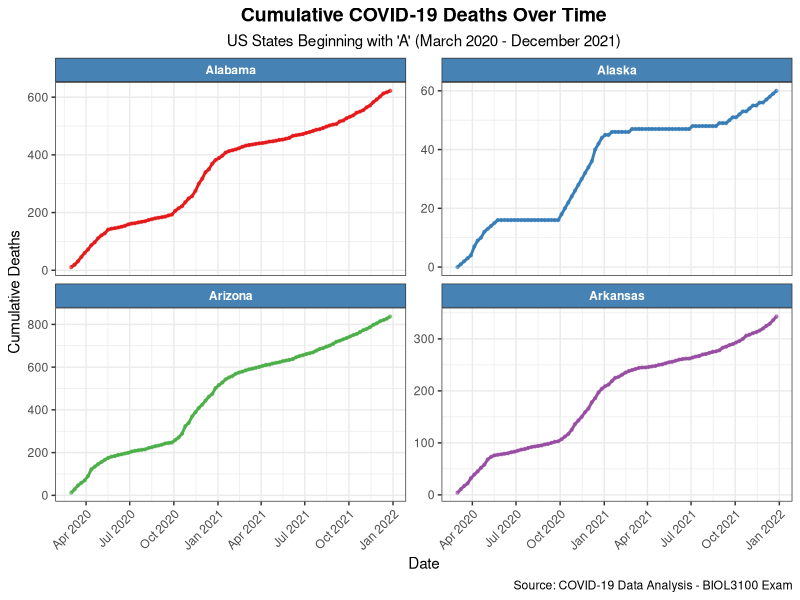
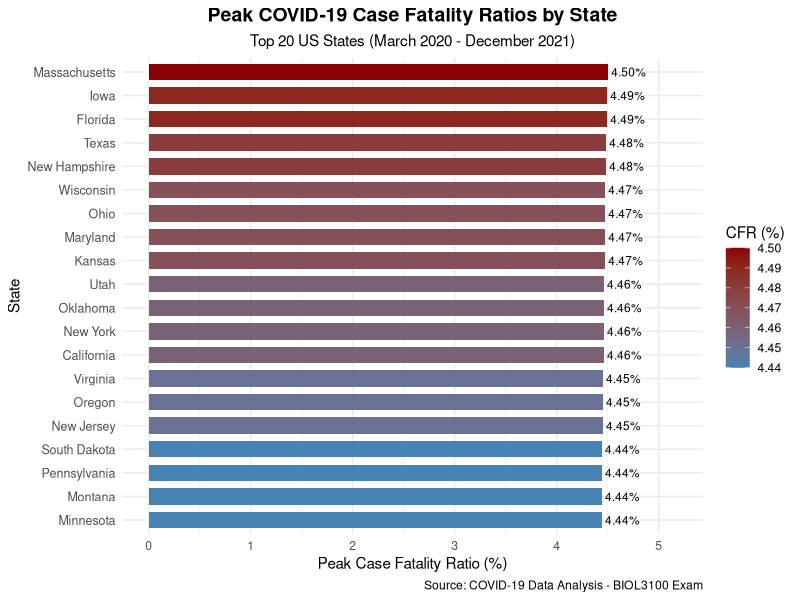
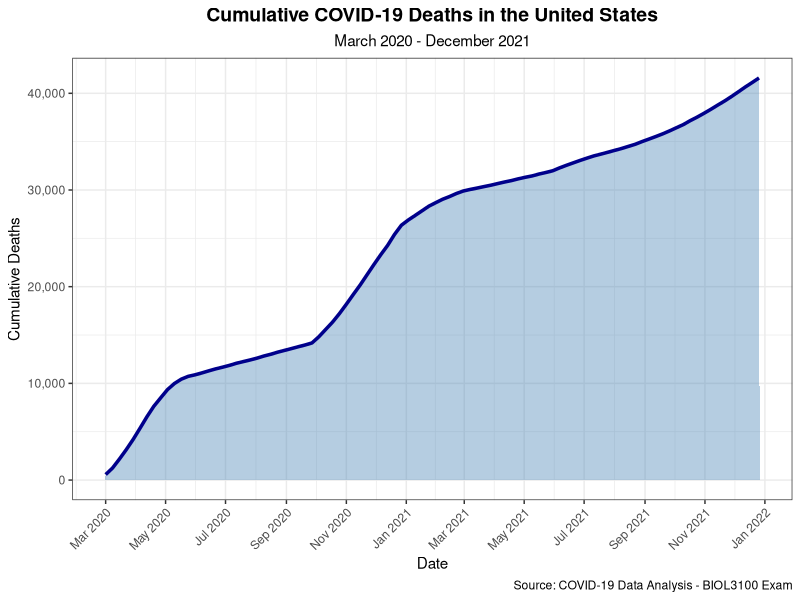
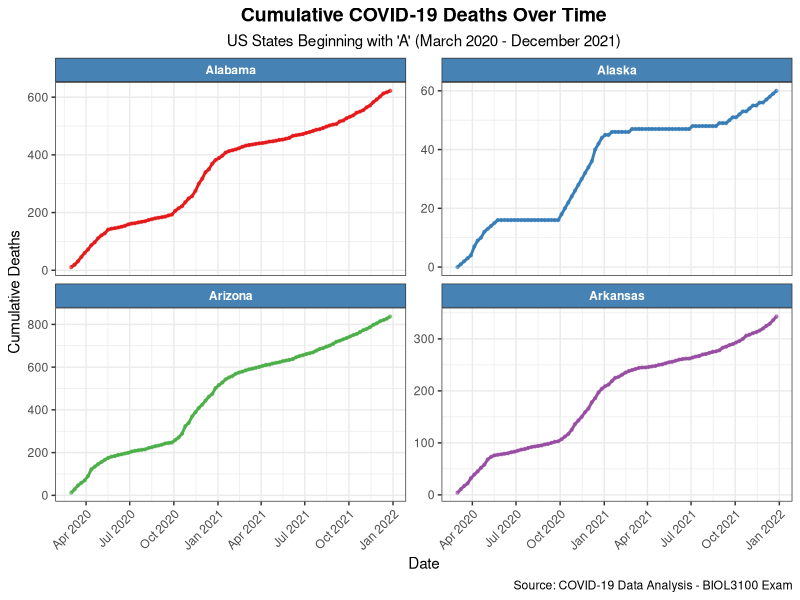
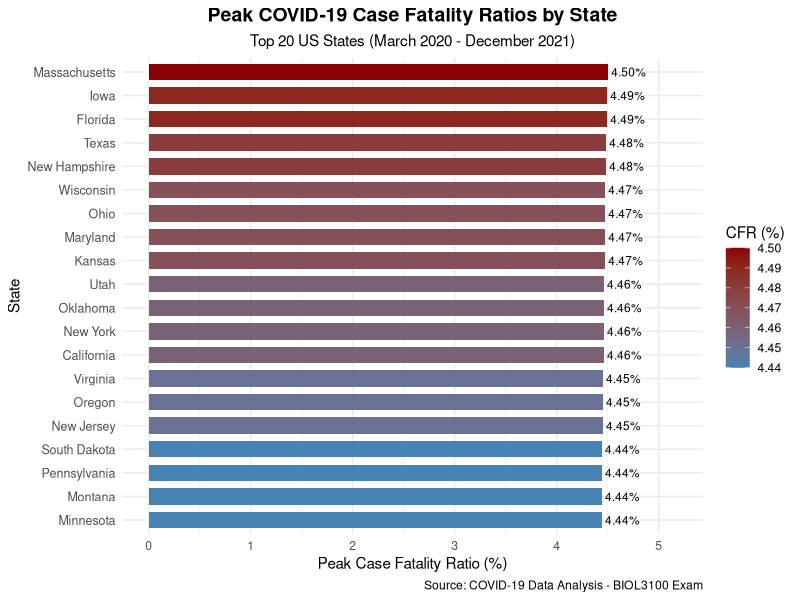
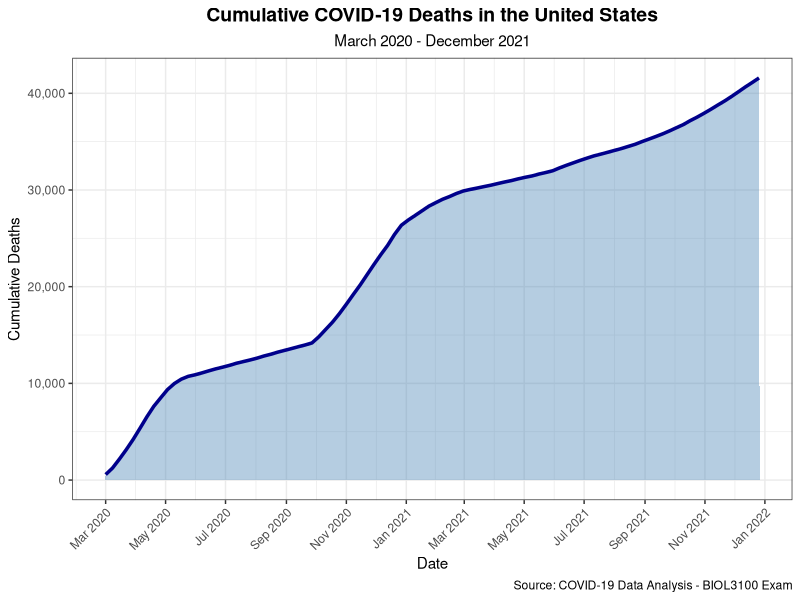

The R script that drew these images, in order:
# ============================================================================
# BIOL3100 Practice Exam 1 - Solution
# Student: JANKE
# Date: March 2026
# ============================================================================
# This script analyzes COVID-19 data for US states, focusing on states
# beginning with the letter "A" (Alabama, Alaska, Arizona, Arkansas).
# ============================================================================

# Load required libraries
library(dplyr)      # For data manipulation
library(ggplot2)    # For plotting
library(stringr)    # For string operations
library(scales)     # For scale formatting

# ============================================================================
# TASK I: Read the CSV file using relative paths (20 points)
# ============================================================================
# Read the cleaned COVID data from the CSV file
# Using relative path - the CSV file is in the same directory as this script

covid_data <- read.csv("cleaned_covid_data.csv")

# Verify the data was read correctly
cat("=== Task I: Data Import ===\n")
cat("Dimensions of data:", dim(covid_data)[1], "rows,", dim(covid_data)[2], "columns\n")
cat("Column names:", paste(names(covid_data), collapse = ", "), "\n")
cat("Number of unique states:", length(unique(covid_data$state)), "\n\n")

# Convert date column to Date type for proper plotting
covid_data$date <- as.Date(covid_data$date)

# Preview the data structure
str(covid_data)
head(covid_data)

# ============================================================================
# TASK II: Subset to states beginning with "A" (20 points)
# ============================================================================
# Create a subset containing only states that start with the letter "A"
# Expected states: Alabama, Alaska, Arizona, Arkansas

A_states <- covid_data %>%
  filter(str_starts(state, "A"))

# Alternatively, using base R:
# A_states <- covid_data[grepl("^A", covid_data$state), ]

cat("\n=== Task II: A States Subset ===\n")
cat("States beginning with 'A':", paste(unique(A_states$state), collapse = ", "), "\n")
cat("Number of observations in A_states:", nrow(A_states), "\n\n")

# ============================================================================
# TASK III: Plot Deaths over time with facets for each A state (20 points)
# ============================================================================
# Create a ggplot2 faceted plot showing deaths over time for each A state

cat("=== Task III: Creating Faceted Deaths Plot ===\n")

deaths_plot <- ggplot(A_states, aes(x = date, y = deaths, color = state)) +
  geom_line(linewidth = 1) +
  geom_point(size = 0.8, alpha = 0.6) +
  facet_wrap(~state, scales = "free_y", ncol = 2) +
  labs(
    title = "Cumulative COVID-19 Deaths Over Time",
    subtitle = "US States Beginning with 'A' (March 2020 - December 2021)",
    x = "Date",
    y = "Cumulative Deaths",
    caption = "Source: COVID-19 Data Analysis - BIOL3100 Exam"
  ) +
  theme_bw() +
  theme(
    plot.title = element_text(face = "bold", size = 14, hjust = 0.5),
    plot.subtitle = element_text(hjust = 0.5),
    axis.text.x = element_text(angle = 45, hjust = 1),
    legend.position = "none",  # Remove legend since we have facet labels
    strip.background = element_rect(fill = "steelblue"),
    strip.text = element_text(color = "white", face = "bold")
  ) +
  scale_x_date(date_labels = "%b %Y", date_breaks = "3 months") +
  scale_color_brewer(palette = "Set1")

# Save the plot
ggsave("A_states_deaths_over_time.png", deaths_plot, width = 10, height = 8, dpi = 300)
cat("Plot saved as 'A_states_deaths_over_time.png'\n\n")

# Display the plot
print(deaths_plot)

# ============================================================================
# TASK IV: Find peak Case_Fatality_Ratio for each state (20 points)
# ============================================================================
# Use dplyr to find the maximum Case_Fatality_Ratio for each state
# Save the result as state_max_fatality_rate

cat("=== Task IV: Peak Case Fatality Ratio by State ===\n")

state_max_fatality_rate <- covid_data %>%
  group_by(state) %>%
  summarize(
    max_fatality_rate = max(Case_Fatality_Ratio, na.rm = TRUE),
    date_of_max = date[which.max(Case_Fatality_Ratio)],
    .groups = "drop"
  ) %>%
  arrange(desc(max_fatality_rate))

# Display results
cat("Top 10 states by peak Case Fatality Ratio:\n")
print(head(state_max_fatality_rate, 10))

cat("\nBottom 10 states by peak Case Fatality Ratio:\n")
print(tail(state_max_fatality_rate, 10))

cat("\nSummary statistics for max fatality rates:\n")
summary(state_max_fatality_rate$max_fatality_rate)

# ============================================================================
# TASK V: Create a meaningful plot using state_max_fatality_rate (20 points)
# ============================================================================
# Create a bar plot showing the peak Case Fatality Ratio for each state

cat("\n=== Task V: Creating State Max Fatality Rate Plot ===\n")

# Get top 20 states for cleaner visualization
top_20_states <- state_max_fatality_rate %>%
  slice_head(n = 20)

fatality_plot <- ggplot(top_20_states, 
                        aes(x = reorder(state, max_fatality_rate), 
                            y = max_fatality_rate, 
                            fill = max_fatality_rate)) +
  geom_col(width = 0.7) +
  geom_text(aes(label = sprintf("%.2f%%", max_fatality_rate)), 
            hjust = -0.1, size = 3) +
  coord_flip() +
  labs(
    title = "Peak COVID-19 Case Fatality Ratios by State",
    subtitle = "Top 20 US States (March 2020 - December 2021)",
    x = "State",
    y = "Peak Case Fatality Ratio (%)",
    caption = "Source: COVID-19 Data Analysis - BIOL3100 Exam"
  ) +
  scale_fill_gradient(low = "steelblue", high = "darkred", name = "CFR (%)") +
  theme_minimal() +
  theme(
    plot.title = element_text(face = "bold", size = 14, hjust = 0.5),
    plot.subtitle = element_text(hjust = 0.5),
    axis.text.y = element_text(size = 9),
    legend.position = "right"
  ) +
  ylim(0, max(top_20_states$max_fatality_rate) * 1.15)

# Save the plot
ggsave("state_max_fatality_rate_plot.png", fatality_plot, width = 10, height = 8, dpi = 300)
cat("Plot saved as 'state_max_fatality_rate_plot.png'\n\n")

# Display the plot
print(fatality_plot)

# ============================================================================
# TASK VI (BONUS): Plot cumulative deaths for entire US over time (10 points)
# ============================================================================
# Calculate total US deaths by summing across all states for each date
# Then plot cumulative deaths over time

cat("=== Task VI (BONUS): US Cumulative Deaths Over Time ===\n")

# Calculate total US deaths for each date
us_total_deaths <- covid_data %>%
  group_by(date) %>%
  summarize(
    total_deaths = sum(deaths, na.rm = TRUE),
    total_cases = sum(cases, na.rm = TRUE),
    .groups = "drop"
  ) %>%
  arrange(date)

cat("US total deaths summary:\n")
cat("  First date:", as.character(min(us_total_deaths$date)), 
    "- Deaths:", min(us_total_deaths$total_deaths), "\n")
cat("  Last date:", as.character(max(us_total_deaths$date)), 
    "- Deaths:", max(us_total_deaths$total_deaths), "\n\n")

# Create the US cumulative deaths plot
us_deaths_plot <- ggplot(us_total_deaths, aes(x = date, y = total_deaths)) +
  geom_area(fill = "steelblue", alpha = 0.4) +
  geom_line(color = "darkblue", linewidth = 1.2) +
  labs(
    title = "Cumulative COVID-19 Deaths in the United States",
    subtitle = "March 2020 - December 2021",
    x = "Date",
    y = "Cumulative Deaths",
    caption = "Source: COVID-19 Data Analysis - BIOL3100 Exam"
  ) +
  theme_bw() +
  theme(
    plot.title = element_text(face = "bold", size = 14, hjust = 0.5),
    plot.subtitle = element_text(hjust = 0.5),
    axis.text.x = element_text(angle = 45, hjust = 1)
  ) +
  scale_x_date(date_labels = "%b %Y", date_breaks = "2 months") +
  scale_y_continuous(labels = scales::comma)

# Save the plot
ggsave("US_cumulative_deaths.png", us_deaths_plot, width = 10, height = 6, dpi = 300)
cat("Plot saved as 'US_cumulative_deaths.png'\n\n")

# Display the plot
print(us_deaths_plot)

# ============================================================================
# Summary
# ============================================================================
cat("\n")
cat("============================================================================\n")
cat("                        EXAM COMPLETION SUMMARY\n")
cat("============================================================================\n")
cat("\n")
cat("Task I:   COVID data successfully loaded from 'cleaned_covid_data.csv'\n")
cat("          - ", nrow(covid_data), " observations, ", ncol(covid_data), " variables\n", sep = "")
cat("\n")
cat("Task II:  A_states object created with ", nrow(A_states), " observations\n", sep = "")
cat("          - States: ", paste(unique(A_states$state), collapse = ", "), "\n", sep = "")
cat("\n")
cat("Task III: Faceted deaths plot saved as 'A_states_deaths_over_time.png'\n")
cat("\n")
cat("Task IV:  state_max_fatality_rate object created with ", nrow(state_max_fatality_rate), " states\n", sep = "")
cat("\n")
cat("Task V:   Max fatality rate plot saved as 'state_max_fatality_rate_plot.png'\n")
cat("\n")
cat("BONUS:    US cumulative deaths plot saved as 'US_cumulative_deaths.png'\n")
cat("\n")
cat("============================================================================\n")
cat("All tasks completed successfully!\n")
cat("============================================================================\n")
